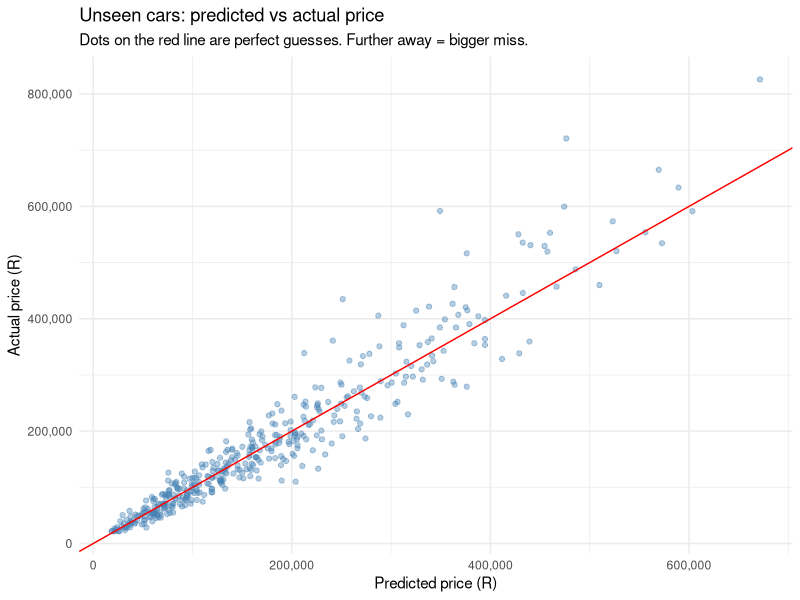

The R source for this figure:
## ---- chunk 1
knitr::opts_chunk$set(echo = FALSE, message = FALSE, warning = FALSE)

library(tidyverse)
library(knitr)
library(scales)

Data <- read_csv("project_traindata.csv", show_col_types = FALSE)

CategoricalVars <- c("make", "segment", "transmission", "fuel_type", "province",
                     "service_history", "accident_history", "seller_type", "colour")

Data <- Data %>%
  mutate(across(all_of(CategoricalVars), ~ fct_infreq(factor(.x))))

ModelData <- Data %>%
  select(-model_year)

set.seed(244)

n <- nrow(ModelData)
TrainRows <- sample(1:n, size = floor(0.80 * n), replace = FALSE)

add_warranty_flag <- function(df) {
  df %>%
    mutate(has_warranty = factor(if_else(warranty_months > 0, "Yes", "No"),
                                 levels = c("No", "Yes"))) %>%
    select(-warranty_months, -listing_id)
}

TrainingData   <- add_warranty_flag(ModelData[TrainRows, ])
ValidationData <- add_warranty_flag(ModelData[-TrainRows, ])

stopifnot(nrow(TrainingData) == 1695, nrow(ValidationData) == 424)

StarterRecipe <- log(price) ~ vehicle_age + mileage + make + segment
## ---- chunk 2
YourName    <- "Your name"
AttemptName <- "Attempt 1"
Recipe      <- log(price) ~ vehicle_age + mileage + make + segment
## ---- chunk 3
AllowedVars <- setdiff(names(TrainingData), "price")
UsedVars    <- setdiff(all.vars(Recipe), "price")
UnknownVars <- setdiff(UsedVars, AllowedVars)

Problems <- c()

if (length(UnknownVars) > 0) {
  Problems <- c(Problems, paste0(
    "These names are not in the data: **", paste(UnknownVars, collapse = ", "),
    "**. Check the spelling. The names you can use are: ",
    paste(AllowedVars, collapse = ", "), "."))
}

if (!identical(deparse(Recipe[[2]]), "log(price)")) {
  Problems <- c(Problems, "The left side of the Recipe must be **log(price)**.")
}

if (length(Problems) == 0) {
  MyModel <- tryCatch(lm(Recipe, data = TrainingData), error = function(e) NULL)
  if (is.null(MyModel)) {
    Problems <- c(Problems, "R could not fit this Recipe. Check for a missing `+` or bracket.")
  } else if (any(is.na(coef(MyModel)))) {
    Problems <- c(Problems, paste0(
      "The Recipe ran, but some parts could not be estimated (there are not enough cars ",
      "for every combination). Try a simpler Recipe. Parts affected: ",
      paste(head(names(coef(MyModel))[is.na(coef(MyModel))], 5), collapse = ", "),
      if (sum(is.na(coef(MyModel))) > 5) paste0(" and ", sum(is.na(coef(MyModel))) - 5, " more"),
      "."))
  }
}

RecipeOk <- length(Problems) == 0
## ---- chunk 4
cat("## **Something needs fixing**\n\n")
cat(paste0("- ", Problems, collapse = "\n"), "\n")
## ---- chunk 5
typical_miss <- function(Model, df) sqrt(mean((df$price - exp(predict(Model, df)))^2))

StarterModel <- lm(StarterRecipe, data = TrainingData)

Scores <- tibble(
  Model               = c("Starter", AttemptName),
  Ingredients         = c(length(coef(StarterModel)), length(coef(MyModel))) - 1,
  Miss_training_cars  = c(typical_miss(StarterModel, TrainingData),
                          typical_miss(MyModel, TrainingData)),
  Miss_unseen_cars    = c(typical_miss(StarterModel, ValidationData),
                          typical_miss(MyModel, ValidationData))
) %>%
  mutate(Gap_percent = round((Miss_unseen_cars / Miss_training_cars - 1) * 100, 1))

MyTrain  <- Scores$Miss_training_cars[2]
MyUnseen <- Scores$Miss_unseen_cars[2]
Change   <- Scores$Miss_unseen_cars[1] - MyUnseen
## ---- chunk 6
cat("## **Scorecard**\n\n")
cat("**Your Recipe:** `", paste(deparse(Recipe, width.cutoff = 500), collapse = " "), "`\n\n")
## ---- chunk 7
Scores %>%
  mutate(across(c(Miss_training_cars, Miss_unseen_cars), ~ paste0("R", comma(round(.x))))) %>%
  kable(col.names = c("Model", "Ingredients", "Typical miss: training cars",
                      "Typical miss: unseen cars", "Gap (%)"))
## ---- chunk 8
cat("#### Verdict\n\n")

if (Change > 0) {
  cat("Your model misses by **R", comma(round(Change)),
      " less** than the starter on unseen cars. That is an improvement.\n\n", sep = "")
} else if (Change < 0) {
  cat("Your model misses by **R", comma(round(-Change)),
      " more** than the starter on unseen cars. That change did not help.\n\n", sep = "")
} else {
  cat("Your model scores the same as the starter.\n\n")
}

if (Scores$Gap_percent[2] > 10) {
  cat("**Warning:** your model does much better on the training cars than on unseen cars ",
      "(gap above 10%). It may be memorising the training cars instead of learning ",
      "general patterns. Try a simpler Recipe.\n\n", sep = "")
}
## ---- chunk 9
tibble(Actual = ValidationData$price, Predicted = exp(predict(MyModel, ValidationData))) %>%
  ggplot(aes(x = Predicted, y = Actual)) +
  geom_point(alpha = 0.4, colour = "steelblue") +
  geom_abline(slope = 1, intercept = 0, colour = "red") +
  scale_x_continuous(labels = comma) +
  scale_y_continuous(labels = comma) +
  labs(title = "Unseen cars: predicted vs actual price",
       subtitle = "Dots on the red line are perfect guesses. Further away = bigger miss.",
       x = "Predicted price (R)", y = "Actual price (R)") +
  theme_minimal()
## ---- chunk 10
cat("## **Result line**\n\nCopy this line and send it to Hamid:\n\n")
cat("```\n",
    paste(YourName, AttemptName,
          paste(deparse(Recipe, width.cutoff = 500), collapse = " "),
          paste0("train R", comma(round(MyTrain))),
          paste0("unseen R", comma(round(MyUnseen))),
          case_when(round(Change) > 0 ~ paste0("better than starter by R", comma(round(Change))),
                    round(Change) < 0 ~ paste0("worse than starter by R", comma(round(-Change))),
                    TRUE              ~ "same as starter"),
          sep = " | "),
    "\n```\n", sep = "")
